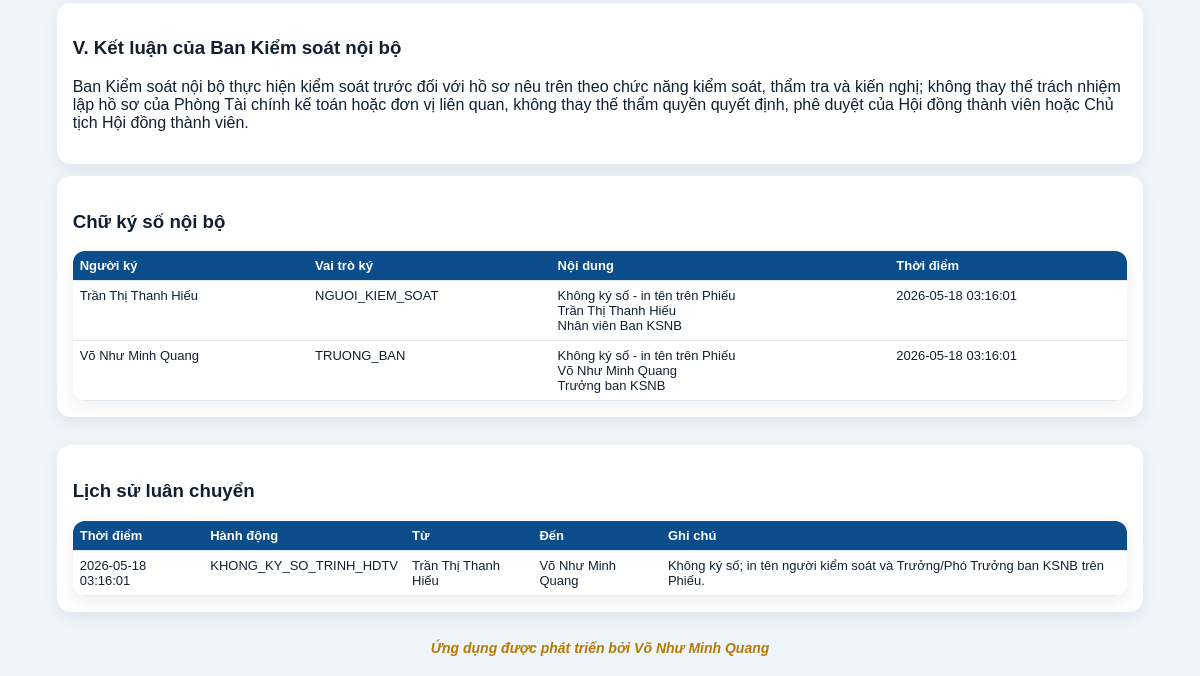
Page /vouchers/22 (signed in, lower part) on the earlier database version.
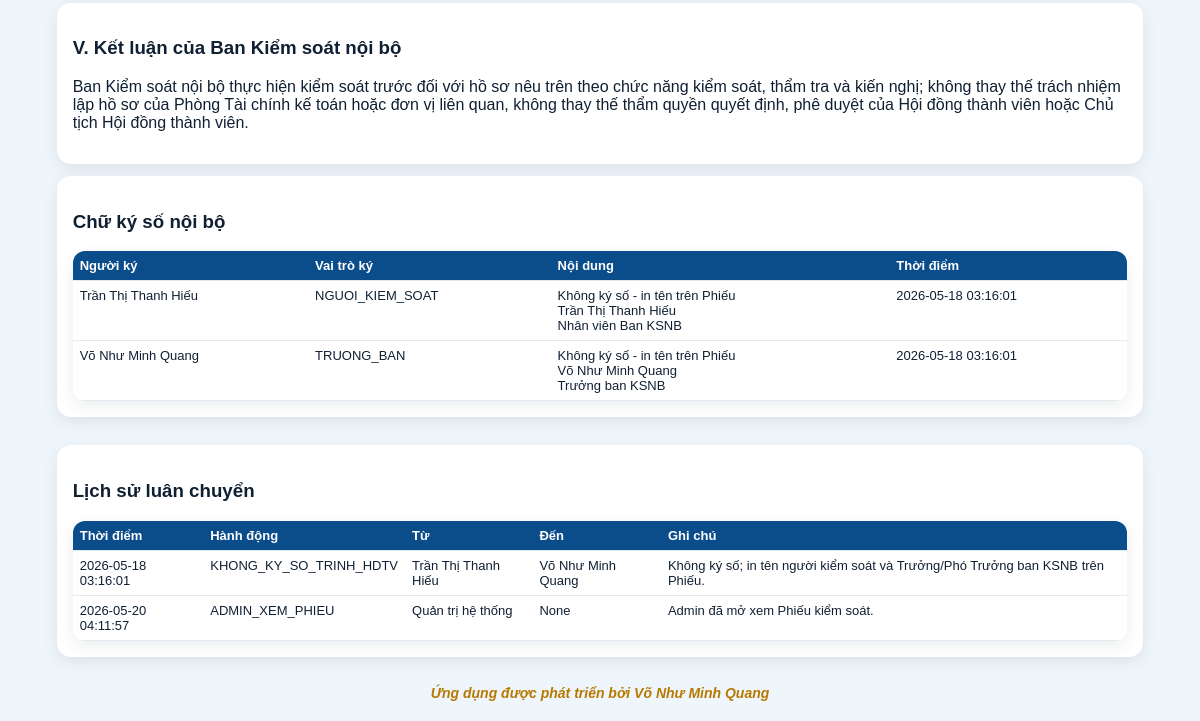
Same page on the later database version.
### tables this page shows
CREATE TABLE voucher_signatures (
                id INTEGER PRIMARY KEY AUTOINCREMENT,
                voucher_id INTEGER NOT NULL,
                signer_id INTEGER,
                signer_name TEXT NOT NULL,
                signer_role TEXT NOT NULL,
                signature_text TEXT NOT NULL,
                signed_at TEXT NOT NULL DEFAULT CURRENT_TIMESTAMP,
                hash_value TEXT,
                FOREIGN KEY(voucher_id) REFERENCES vouchers(id) ON DELETE CASCADE,
                FOREIGN KEY(signer_id) REFERENCES users(id)
            );

CREATE TABLE voucher_routes (
                id INTEGER PRIMARY KEY AUTOINCREMENT,
                voucher_id INTEGER NOT NULL,
                action TEXT NOT NULL,
                from_user_id INTEGER,
                to_user_id INTEGER,
                note TEXT,
                created_at TEXT NOT NULL DEFAULT CURRENT_TIMESTAMP,
                FOREIGN KEY(voucher_id) REFERENCES vouchers(id) ON DELETE CASCADE,
                FOREIGN KEY(from_user_id) REFERENCES users(id),
                FOREIGN KEY(to_user_id) REFERENCES users(id)
            );

### app/models.py (models this page shows)
class Users(Base):
    __tablename__ = "users"
    id = Column(Integer, primary_key=True)
    username = Column(String, unique=True, nullable=False, index=True)
    full_name = Column(String, nullable=False)
    password_hash = Column(String, nullable=False)
    unit_code = Column(String, nullable=False, default="THANH_VIEN_TRUNG_TAP")
    role_code = Column(String, nullable=False, default="THANH_VIEN_TRUNG_TAP")
    position_title = Column(String, nullable=False, default="Thành viên trưng tập")
    is_active = Column(Integer, nullable=False, default=1)
    created_at = Column(String, nullable=False)
    status = column_property(
        case(
            (is_active == 1, "ACTIVE"),
            else_="LOCKED",
        )
    )

### app/routers/vouchers.py (the view)
@router.get("/{voucher_id}")
def voucher_detail(request: Request, voucher_id: int):
    denied = require_login(request)
    if denied:
        return denied
    data = print_context(request, voucher_id)
    voucher = data["voucher"]
    if request.state.user.get("role_code") == ROLE_ADMIN:
        mark_admin_voucher_seen(voucher_id, request.state.user)
    if request.state.user.get("role_code") in BOARD_ROLES:
        return RedirectResponse(f"/vouchers/{voucher_id}/print", status_code=303)
    with get_conn() as conn:
        heads = conn.execute(
            "SELECT * FROM users WHERE is_active = 1 AND role_code IN ('TRUONG_BAN_KSNB','PHO_TRUONG_BAN_KSNB') ORDER BY role_code, full_name"
        ).fetchall()
        board_users = conn.execute(
            """
            SELECT *
            FROM users
            WHERE is_active = 1
              AND role_code IN ('TONG_GIAM_DOC','PHO_TGD_THUONG_TRUC','PHO_TONG_GIAM_DOC')
            ORDER BY
              CASE role_code
                WHEN 'TONG_GIAM_DOC' THEN 1
                WHEN 'PHO_TGD_THUONG_TRUC' THEN 2
                WHEN 'PHO_TONG_GIAM_DOC' THEN 3
                ELSE 9
              END,
              full_name
            """
        ).fetchall()
    can_edit_before_board = can_edit_voucher_before_board(request.state.user, voucher)
    return templates.TemplateResponse(
        "voucher_detail.html",
        {
            **data,
            "heads": heads,
            "board_users": board_users,
            "can_head": can_head_approve(request.state.user),
            "can_board": can_board_view(request.state.user),
            "can_creator": voucher["created_by"] == request.state.user["id"],
            "can_edit_before_board": can_edit_before_board,
        },
    )

### app/templates/voucher_detail.html (shortened to what this page needs)
{% extends 'base.html' %}
{% block content %}
<div class="panel">
  <h3>{{ conclusion_roman }}. Kết luận của Ban Kiểm soát nội bộ</h3>
  <p>{{ conclusion_text }}</p>
</div>
<div class="panel">
  <h3>Chữ ký số nội bộ</h3>
  <table class="table compact"><thead><tr><th>Người ký</th><th>Vai trò ký</th><th>Nội dung</th><th>Thời điểm</th></tr></thead><tbody>
    {% for s in signatures %}<tr><td>{{ s.signer_name }}</td><td>{{ s.signer_role }}</td><td><pre>{{ s.signature_text }}</pre></td><td>{{ s.signed_at }}</td></tr>{% else %}<tr><td colspan="4" class="empty">Chưa có chữ ký.</td></tr>{% endfor %}
  </tbody></table>
</div>
<div class="panel">
  <h3>Lịch sử luân chuyển</h3>
  <table class="table compact"><thead><tr><th>Thời điểm</th><th>Hành động</th><th>Từ</th><th>Đến</th><th>Ghi chú</th></tr></thead><tbody>
    {% for r in routes %}<tr><td>{{ r.created_at }}</td><td>{{ r.action }}</td><td>{{ r.from_name }}</td><td>{{ r.to_name }}</td><td>{{ r.note }}</td></tr>{% else %}<tr><td colspan="5" class="empty">Chưa có luân chuyển.</td></tr>{% endfor %}
  </tbody></table>
</div>
{% endblock %}

Differences in the rows shown:
added voucher_routes: created_at "2026-05-20 04:11:57", action "ADMIN_XEM_PHIEU", from_name "Quản trị hệ thống", to_name "None", note "Admin đã mở xem Phiếu kiểm soát."
